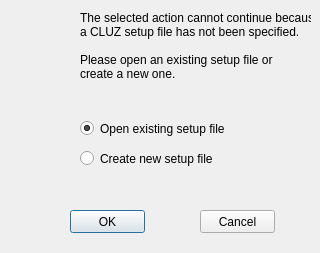
<?xml version="1.0" encoding="UTF-8"?>
<ui version="4.0">
 <class>startDialog</class>
 <widget class="QDialog" name="startDialog">
  <property name="windowModality">
   <enum>Qt::ApplicationModal</enum>
  </property>
  <property name="geometry">
   <rect>
    <x>0</x>
    <y>0</y>
    <width>320</width>
    <height>253</height>
   </rect>
  </property>
  <property name="windowTitle">
   <string>Select or create CLUZ setup file</string>
  </property>
  <widget class="QPushButton" name="okButton">
   <property name="geometry">
    <rect>
     <x>70</x>
     <y>210</y>
     <width>75</width>
     <height>23</height>
    </rect>
   </property>
   <property name="text">
    <string>OK</string>
   </property>
  </widget>
  <widget class="QPushButton" name="cancelButton">
   <property name="geometry">
    <rect>
     <x>200</x>
     <y>210</y>
     <width>75</width>
     <height>23</height>
    </rect>
   </property>
   <property name="text">
    <string>Cancel</string>
   </property>
  </widget>
  <widget class="QRadioButton" name="openRadioButton">
   <property name="geometry">
    <rect>
     <x>80</x>
     <y>120</y>
     <width>221</width>
     <height>17</height>
    </rect>
   </property>
   <property name="text">
    <string>Open existing setup file</string>
   </property>
   <property name="checked">
    <bool>true</bool>
   </property>
   <attribute name="buttonGroup">
    <string notr="true">startButtonGroup</string>
   </attribute>
  </widget>
  <widget class="QRadioButton" name="createButton">
   <property name="geometry">
    <rect>
     <x>80</x>
     <y>150</y>
     <width>141</width>
     <height>17</height>
    </rect>
   </property>
   <property name="text">
    <string>Create new setup file</string>
   </property>
   <property name="checkable">
    <bool>true</bool>
   </property>
   <attribute name="buttonGroup">
    <string notr="true">startButtonGroup</string>
   </attribute>
  </widget>
  <widget class="QLabel" name="instructionsLabel">
   <property name="geometry">
    <rect>
     <x>80</x>
     <y>10</y>
     <width>231</width>
     <height>71</height>
    </rect>
   </property>
   <property name="text">
    <string>The selected action cannot continue because
a CLUZ setup file has not been specified.

Please open an existing setup file or
create a new one.</string>
   </property>
  </widget>
  <widget class="QLabel" name="graphicLabel">
   <property name="geometry">
    <rect>
     <x>10</x>
     <y>20</y>
     <width>51</width>
     <height>51</height>
    </rect>
   </property>
   <property name="text">
    <string/>
   </property>
   <property name="pixmap">
    <pixmap resource="resources.qrc">:/plugins/Cluz/icons/icons/marxan_logo_small.png</pixmap>
   </property>
  </widget>
 </widget>
 <resources>
  <include location="resources.qrc"/>
 </resources>
 <connections/>
 <buttongroups>
  <buttongroup name="startButtonGroup"/>
 </buttongroups>
</ui>
